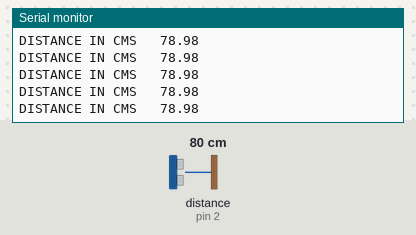
A sketch run on a simulated Arduino Uno, built with avr-gcc and run on an emulated ATmega328P. On the bench: the last lines printed to the serial monitor. Wiring (inferred from the names in the program): ultrasonic range finder: trigger pin 3; echo pin 2. The test bench sets the inputs (shaded band); at power-on: distance to the obstacle (sensor on pin 2) 80 cm. The echo pulse lasts 58.3 µs per cm.

Above: at 1.2 s.
1.3 s: distance to the obstacle (sensor on pin 2) set to 2 cm
At 1.38 s:
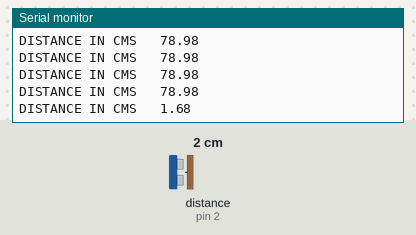
2.8 s: distance to the obstacle (sensor on pin 2) set to 250 cm
At 2.9 s:
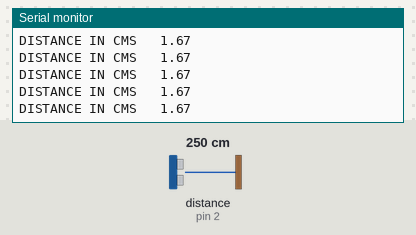
5.8 s: distance to the obstacle (sensor on pin 2) set to 35 cm
At 5.9 s:
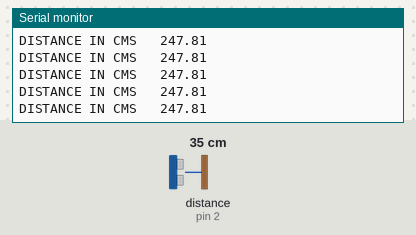
8.8 s: distance to the obstacle (sensor on pin 2) set to 250 cm
At 8.9 s:
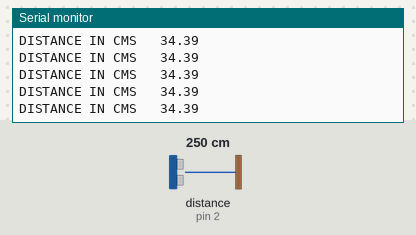
Timing chart, 0 to 11.8 s (numbered marks = the images above; inputs shaded):
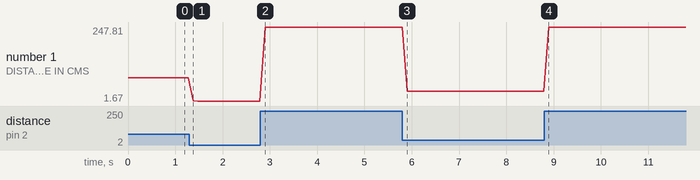

The sketch:

ULTRA_SONIC.ino
```cpp
int trig = 3;
int echo = 2;
float dis , dur;

void setup() {
  // put your setup code here, to run once:
Serial.begin(9600);
  pinMode(trig, OUTPUT);
  pinMode(echo, INPUT);

}

void loop() {
  // put your main code here, to run repeatedly:

  digitalWrite(trig, HIGH);
  delayMicroseconds(10);
  digitalWrite(trig, LOW);
 dur = pulseIn(echo, HIGH);
 //distance in cms
 dis = dur * (0.017);
 Serial.print("DISTANCE IN CMS   ");
  Serial.println(dis);
  delay(100);

}
```

Measured:
- after the input at 1.3 s, the serial monitor: prints a new line after 0.07 s (image 1)
- plotted number 1: 78.98 → 1.67 after the input at 1.3 s, 1.67 → 247.81 after the input at 2.8 s, 247.81 → 34.39 after the input at 5.8 s, 34.39 → 247.81 after the input at 8.8 s
